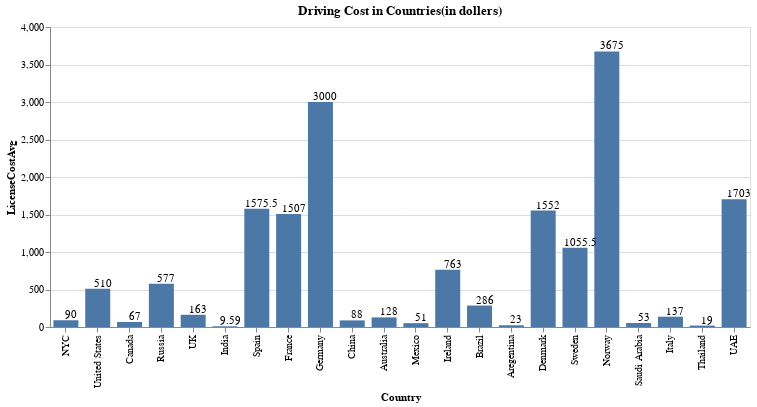

Notebook source saved alongside this figure:
### Markdown cell above
#### Explore death rate/average licence cost in different contries

### Code cell
col_order = driving_cost['LicenseCostAvg'].sort_values(ascending=False).to_list()
bar = draw_bar(driving_cost, 'Country','LicenseCostAvg', title='')
text = draw_text(driving_cost, 'Country','LicenseCostAvg', title='')
(bar + text).properties(width=700,height=300, title='Driving Cost in Countries(in dollers)')

### Figure 1 — Vega-Lite specification as saved in the notebook (floating-point values rounded to 4 significant figures)
{"config": {"view": {"continuousWidth": 400, "continuousHeight": 300}}, "layer": [{"mark": {"type": "bar", "width": 25}, "encoding": {"x": {"type": "nominal", "field": "Country", "sort": [3675.0, 3000.0, 1703.0, 1576.0, 1552.0, 1507.0, 1056.0, 763.0, 577.0, 510.0, 286.0, 163.0, 137.0, 128.0, 90.0, 88.0, 67.0, 53.0, 51.0, 23.0, 19.0, 9.59]}, "y": {"type": "quantitative", "field": "LicenseCostAvg", "title": "LicenseCostAvg"}}}, {"mark": {"type": "text", "align": "center", "dx": 5, "dy": -5}, "encoding": {"text": {"type": "quantitative", "field": "LicenseCostAvg"}, "x": {"type": "nominal", "field": "Country", "sort": [3675.0, 3000.0, 1703.0, 1576.0, 1552.0, 1507.0, 1056.0, 763.0, 577.0, 510.0, 286.0, 163.0, 137.0, 128.0, 90.0, 88.0, 67.0, 53.0, 51.0, 23.0, 19.0, 9.59]}, "y": {"type": "quantitative", "field": "LicenseCostAvg", "title": "LicenseCostAvg"}}}], "data": {"name": "data-5be4865a826b858de0bc48f1b7f6ea3e"}, "height": 300, "title": "Driving Cost in Countries(in dollers)", "width": 700, "$schema": "https://vega.github.io/schema/vega-lite/v4.8.1.json", "datasets": {"data-5be4865a826b858de0bc48f1b7f6ea3e": [{"Country": "NYC", "LicenseCostAvg": 90.0}, {"Country": "United States", "LicenseCostAvg": 510.0}, {"Country": "Canada", "LicenseCostAvg": 67.0}, {"Country": "Russia", "LicenseCostAvg": 577.0}, {"Country": "UK", "LicenseCostAvg": 163.0}, {"Country": "India", "LicenseCostAvg": 9.59}, {"Country": "Spain", "LicenseCostAvg": 1576.0}, {"Country": "France", "LicenseCostAvg": 1507.0}, {"Country": "Germany", "LicenseCostAvg": 3000.0}, {"Country": "China", "LicenseCostAvg": 88.0}, {"Country": "Australia", "LicenseCostAvg": 128.0}, {"Country": "Mexico", "LicenseCostAvg": 51.0}, {"Country": "Ireland", "LicenseCostAvg": 763.0}, {"Country": "Brazil", "LicenseCostAvg": 286.0}, {"Country": "Aregentina", "LicenseCostAvg": 23.0}, {"Country": "Denmark", "LicenseCostAvg": 1552.0}, {"Country": "Sweden", "LicenseCostAvg": 1056.0}, {"Country": "Norway", "LicenseCostAvg": 3675.0}, {"Country": "Saudi Arabia", "LicenseCostAvg": 53.0}, {"Country": "Italy", "LicenseCostAvg": 137.0}, {"Country": "Thailand", "LicenseCostAvg": 19.0}, {"Country": "UAE", "LicenseCostAvg": 1703.0}]}}
